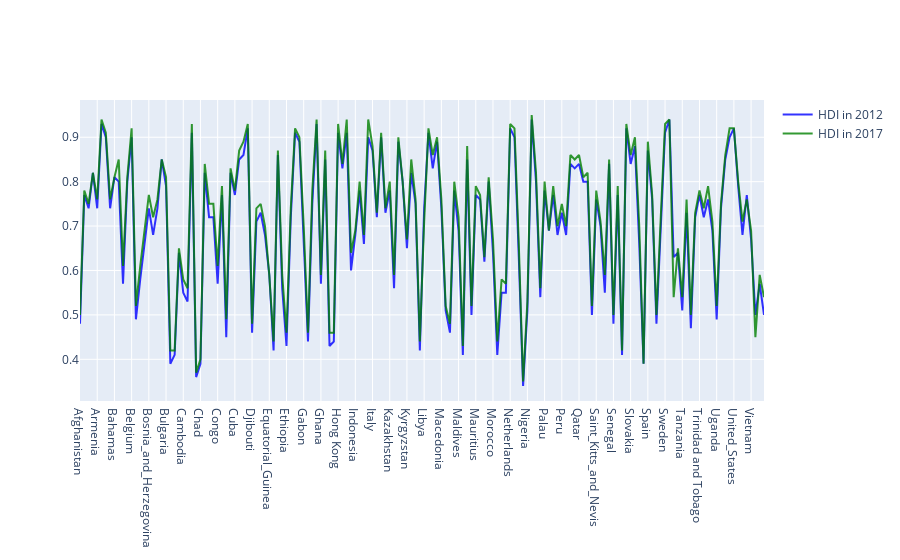

The notebook cell this image was saved under:
### Markdown cell above
#### lets plot the chnage within between 2012-2017 years in general

### Code cell
import plotly.graph_objects as go
import pandas as pd

fig = go.Figure()
fig.add_trace(go.Scatter(
                x=hdi['Country'],
                y=hdi['HDI_2012'],
                name="HDI in 2012",
                line_color='blue',
                opacity=0.8))

fig.add_trace(go.Scatter(
                x=hdi['Country'],
                y=hdi['HDI_2017'],
                name="HDI in 2017",
                line_color='green',
                opacity=0.8))
# Use date string to set xaxis range
title_text="Changes Between 2012-2017"
fig.show()

### Figure 1 — Plotly figure (JSON) as saved in the notebook; plotly's stock layout.template omitted (floating-point values rounded to 4 significant figures; data arrays with more than 128 entries replaced by an {"elided": "..."} marker saying what was removed)
{"data": [{"line": {"color": "blue"}, "name": "HDI in 2012", "opacity": 0.8, "type": "scatter", "x": {"elided": "160 str values"}, "y": {"elided": "160 float values"}}, {"line": {"color": "green"}, "name": "HDI in 2017", "opacity": 0.8, "type": "scatter", "x": {"elided": "160 str values"}, "y": {"elided": "160 float values"}}], "layout": {}}
